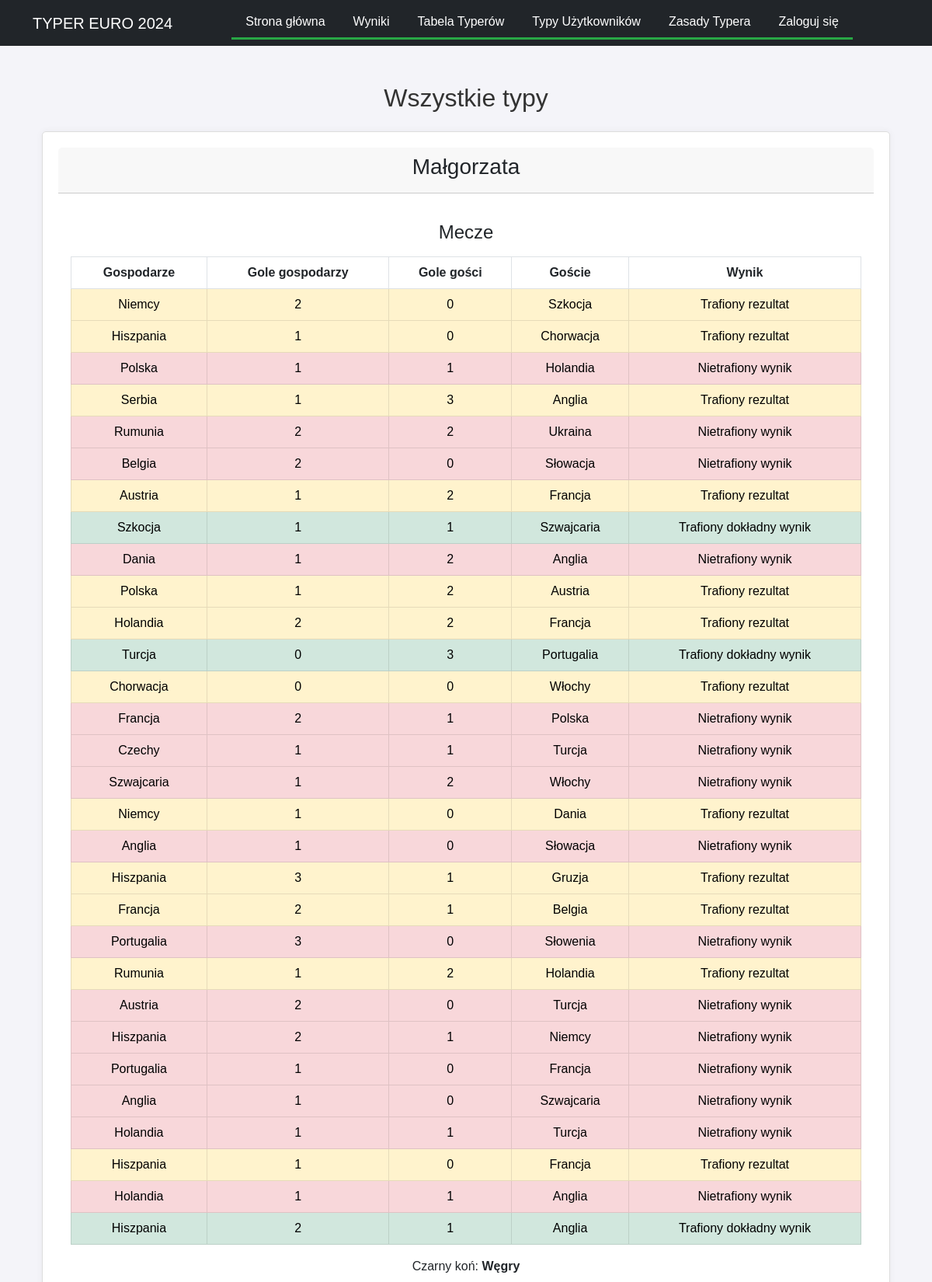
/user-predictions/ (upper part), run on the app's committed database.
### contest/models.py (models this page shows, shortened)
class Article(models.Model):
    title = models.CharField(max_length=200)
    slug = models.SlugField(max_length=200, unique=True, blank=True)
    content = models.TextField()
    author = models.ForeignKey(User, on_delete=models.CASCADE)
    created_at = models.DateTimeField(auto_now_add=True)
    updated_at = models.DateTimeField(auto_now=True)

class Bet(models.Model):
    STATUS_CHOICES = [
        (0, 'Pending'),
        (1, 'Wrong'),
        (2, 'Good'),
        (3, 'Exact'),
    ]
    user = models.ForeignKey(User, on_delete=models.CASCADE)
    match = models.ForeignKey(Match, on_delete=models.CASCADE)
    home_team_score = models.IntegerField()
    away_team_score = models.IntegerField()
    status = models.IntegerField(choices=STATUS_CHOICES, default=0)
    created_at = models.DateTimeField(auto_now_add=True)
    updated_at = models.DateTimeField(auto_now=True)

class Match(models.Model):
    group = models.CharField(max_length=2)
    home_team = models.CharField(max_length=100)
    away_team = models.CharField(max_length=100)
    date = models.DateTimeField()
    place = models.CharField(max_length=100)
    actual_home_team_score = models.IntegerField(null=True, blank=True, default=0)
    actual_away_team_score = models.IntegerField(null=True, blank=True, default=0)
    final_score = models.BooleanField(default=False)

class UnderdogSelection(models.Model):
    team = models.CharField(max_length=50)
    user = models.OneToOneField(User, on_delete=models.CASCADE)
    confirmed = models.BooleanField(default=False)

### contest/views.py (the view)
# urls.py: path('user-predictions/', views.user_predictions, name='user_predictions'),
def user_predictions(request):
    users = User.objects.filter(is_superuser=False)
    user_data = []
    for user in users:
        bets = Bet.objects.filter(user=user).select_related('match')
        underdog = UnderdogSelection.objects.filter(user=user).first()
        top_scorer = TopScorerSelection.objects.filter(user=user).first()
        tournament_winner = TournamentWinnerSelection.objects.filter(user=user).first()
        user_data.append({
            'user': user,
            'bets': bets,
            'underdog': underdog,
            'top_scorer': top_scorer,
            'tournament_winner': tournament_winner,
        })
    context = {
        'user_data': user_data,
        'matches': Match.objects.all(),
        'actual_results': ActualResults.objects.all(),
    }
    return render(request, 'user_predictions.html', context)

### contest/models.py (called while the page is built)
    def __str__(self):
        return self.name

### contest/templatetags/article_tags.py (called while the page is built)
@register.simple_tag
def get_articles():
    return Article.objects.all()

### contest/templates/user_predictions.html (shortened to what this page needs)
{% extends 'base.html' %}
{% block content %}
<div class="container-fluid container-lg mt-4">
    <h2 class="mb-4">Wszystkie typy</h2>
    <div class="user-predictions">
        {% for data in user_data %}
        <div class="card mb-4">
            <div class="card-header">
                <h3 class="card-title">{{ data.user.username }}</h3>
            </div>
            <div class="card-body mt-4">
                <h4 class="card-subtitle mb-3">Mecze</h4>
                <div class="table-responsive">
                    <table class="table table-bordered table-hover prediction-table">
                        <thead class="thead-dark">
                            <tr>
                                <th>Gospodarze</th>
                                <th>Gole gospodarzy</th>
                                <th>Gole gości</th>
                                <th>Goście</th>
                                <th>Wynik</th>
                            </tr>
                        </thead>
                        <tbody>
                            {% for bet in data.bets %}
                            <tr class="
                                {% if bet.status == 1 %}
                                    table-danger
                                {% elif bet.status == 2 %}
                                    table-warning
                                {% elif bet.status == 3 %}
                                    table-success
                                {% endif %}
                            ">
                                <td>{{ bet.match.home_team }}</td>
                                <td>{{ bet.home_team_score }}</td>
                                <td>{{ bet.away_team_score }}</td>
                                <td>{{ bet.match.away_team }}</td>
                                <td>
                                    {% if bet.status == 1 %}
                                    Nietrafiony wynik
                                    {% elif bet.status == 2 %}
                                    Trafiony rezultat
                                    {% elif bet.status == 3 %}
                                    Trafiony dokładny wynik
                                    {% else %}
                                    -
                                    {% endif %}
                                </td>
                            </tr>
                            {% endfor %}
                        </tbody>
                    </table>
                </div>
                <p class="mt-3">Czarny koń:
                    {% if data.underdog %}
                    <span><strong>{{ data.underdog.team }}</strong></span>
                    {% else %}
                    <span><strong>Brak wyboru</strong></span>
                    {% endif %}
                </p>
            </div>
        </div>
        {% endfor %}
    </div>
</div>
{% endblock %}

### contest/templates/base.html (shortened to what this page needs)
{% load static %}
{% load article_tags %}
<!DOCTYPE html>
<html lang="pl">
<head>
    <link href="https://cdn.jsdelivr.net/npm/bootstrap@5.3.0/dist/css/bootstrap.min.css" rel="stylesheet">
    <link rel="stylesheet" type="text/css" href="{% static 'css/styles.css' %}">
    <link rel="stylesheet" href="https://cdnjs.cloudflare.com/ajax/libs/font-awesome/6.0.0-beta3/css/all.min.css">
</head>
<body>
<nav class="navbar navbar-expand-lg navbar-dark bg-dark">
    <div class="container bg-dark border-0">
        <a class="navbar-brand" href="{% url 'home' %}">TYPER EURO 2024</a>
        <div class="collapse navbar-collapse justify-content-center" id="navbarNav">
            <ul class="navbar-nav bg-dark flex-wrap">
                <li class="nav-item">
                    <a class="nav-link" href="{% url 'home' %}">Strona główna</a>
                </li>
                <li class="nav-item">
                    <a class="nav-link" href="{% url 'results' %}">Wyniki</a>
                </li>
                <li class="nav-item">
                    <a class="nav-link" href="{% url 'leaderboard' %}">Tabela Typerów</a>
                </li>
                <li class="nav-item">
                    <a class="nav-link" href="{% url 'user_predictions' %}">Typy Użytkowników</a>
                </li>
                {% get_articles as articles %}
                {% for article in articles %}
                <li class="nav-item">
                    <a class="nav-link" href="{% url 'view_article' article.slug %}">{{ article.title }}</a>
                </li>
                {% endfor %}
                {% if user.is_authenticated %}
                {% if not user.is_superuser %}
                <li class="nav-item">
                    <a class="nav-link" href="{% url 'betting' %}">Typuj spotkania</a>
                </li>
                {% endif %}
                {% if user.is_superuser %}
                <li class="nav-item">
                    <a class="nav-link" href="{% url 'create_user' %}">Create User</a>
                </li>
                <li class="nav-item">
                    <a class="nav-link" href="{% url 'create_match' %}">Create Match</a>
                </li>
                <li class="nav-item">
                    <a class="nav-link" href="{% url 'edit_points' %}">Edit Points</a>
                </li>
                <li class="nav-item">
                    <a class="nav-link" href="{% url 'user_list' %}">User List</a>
                </li>
                <li class="nav-item">
                    <a class="nav-link" href="{% url 'article_list' %}">Articles</a>
                </li>
                <li class="nav-item">
                    <a class="nav-link" href="{% url 'actual_results' %}">Actual Results</a>
                </li>
                <li class="nav-item">
                    <a class="nav-link" href="{% url 'edit_bet_status' %}">Edit Bet Statuses</a>
                </li>
                {% endif %}
                <li class="nav-item">
                    <a class="nav-link" href="{% url 'profile' %}">Profil</a>
                </li>
                <li class="nav-item">
                    <a class="nav-link" href="#" id="logout-link"
                       onclick="document.getElementById('logout-form').submit(); return false;">Wyloguj się</a>
                    <form id="logout-form" method="post" action="{% url 'logout' %}" style="display: none;">
                        {% csrf_token %}
                    </form>
                </li>
                {% else %}
                <li class="nav-item">
                    <a class="nav-link" href="{% url 'login' %}">Zaloguj się</a>
                </li>
                {% endif %}
            </ul>
        </div>
    </div>
</nav>
<div class="container-fluid container-lg mt-5">
    {% block content %}{% endblock %}
</div>
</body>
</html>

### static/css/styles.css (style rules this page uses)
body { font-family: Arial, sans-serif; margin: 0; padding: 0; background-color: #f4f4f9; }
nav ul { list-style-type: none; padding: 0; margin: 0; background-color: #343a40; display: flex; justify-content: center; border-bottom: 3px solid #28a745; }
nav ul li { margin: 0; }
nav ul li a { display: block; color: white; text-align: center; padding: 15px 20px; text-decoration: none; transition: background-color 0.3s; }
h1, h2 { text-align: center; color: #333; margin-top: 20px; margin-bottom: 10px; }
.card { padding: 20px; margin-bottom: 20px; border: 1px solid #ddd; background-color: #fff; border-radius: 5px; box-shadow: 0 0 10px rgba(0, 0, 0, 0.05); text-align: center; }
ul { padding: 0; list-style-type: none; text-align: center; }
ul li { margin-bottom: 10px; }
.table { margin: 0 auto; text-align: center; }
.table tr { text-align: center; }
.navbar-nav .nav-item { margin-left: 10px; margin-right: 10px; }
.navbar-nav .nav-link { color: white !important; }

### data on the page
Article: title "Zasady Typera"
Bet: match.home_team "Niemcy", home_team_score "2", away_team_score "0", match.away_team "Szkocja", status "Trafiony rezultat"
Bet: match.home_team "Hiszpania", home_team_score "1", away_team_score "0", match.away_team "Chorwacja", status "Trafiony rezultat"
Bet: match.home_team "Polska", home_team_score "1", away_team_score "1", match.away_team "Holandia", status "Nietrafiony wynik"
Bet: match.home_team "Serbia", home_team_score "1", away_team_score "3", match.away_team "Anglia", status "Trafiony rezultat"
Bet: match.home_team "Rumunia", home_team_score "2", away_team_score "2", match.away_team "Ukraina", status "Nietrafiony wynik"
Bet: match.home_team "Belgia", home_team_score "2", away_team_score "0", match.away_team "Słowacja", status "Nietrafiony wynik"
Bet: match.home_team "Austria", home_team_score "1", away_team_score "2", match.away_team "Francja", status "Trafiony rezultat"
Bet: match.home_team "Szkocja", home_team_score "1", away_team_score "1", match.away_team "Szwajcaria", status "Trafiony dokładny wynik"
Bet: match.home_team "Dania", home_team_score "1", away_team_score "2", match.away_team "Anglia", status "Nietrafiony wynik"
Bet: match.home_team "Polska", home_team_score "1", away_team_score "2", match.away_team "Austria", status "Trafiony rezultat"
Bet: match.home_team "Holandia", home_team_score "2", away_team_score "2", match.away_team "Francja", status "Trafiony rezultat"
Bet: match.home_team "Turcja", home_team_score "0", away_team_score "3", match.away_team "Portugalia", status "Trafiony dokładny wynik"
Bet: match.home_team "Chorwacja", home_team_score "0", away_team_score "0", match.away_team "Włochy", status "Trafiony rezultat"
Bet: match.home_team "Francja", home_team_score "2", away_team_score "1", match.away_team "Polska", status "Nietrafiony wynik"
Bet: match.home_team "Czechy", home_team_score "1", away_team_score "1", match.away_team "Turcja", status "Nietrafiony wynik"
Bet: match.home_team "Szwajcaria", home_team_score "1", away_team_score "2", match.away_team "Włochy", status "Nietrafiony wynik"
Bet: match.home_team "Niemcy", home_team_score "1", away_team_score "0", match.away_team "Dania", status "Trafiony rezultat"
Bet: match.home_team "Anglia", home_team_score "1", away_team_score "0", match.away_team "Słowacja", status "Nietrafiony wynik"
Bet: match.home_team "Hiszpania", home_team_score "3", away_team_score "1", match.away_team "Gruzja", status "Trafiony rezultat"
Bet: match.home_team "Francja", home_team_score "2", away_team_score "1", match.away_team "Belgia", status "Trafiony rezultat"
Bet: match.home_team "Portugalia", home_team_score "3", away_team_score "0", match.away_team "Słowenia", status "Nietrafiony wynik"
Bet: match.home_team "Rumunia", home_team_score "1", away_team_score "2", match.away_team "Holandia", status "Trafiony rezultat"
Bet: match.home_team "Austria", home_team_score "2", away_team_score "0", match.away_team "Turcja", status "Nietrafiony wynik"
Bet: match.home_team "Hiszpania", home_team_score "2", away_team_score "1", match.away_team "Niemcy", status "Nietrafiony wynik"
Bet: match.home_team "Portugalia", home_team_score "1", away_team_score "0", match.away_team "Francja", status "Nietrafiony wynik"
Bet: match.home_team "Anglia", home_team_score "1", away_team_score "0", match.away_team "Szwajcaria", status "Nietrafiony wynik"
Bet: match.home_team "Holandia", home_team_score "1", away_team_score "1", match.away_team "Turcja", status "Nietrafiony wynik"
Bet: match.home_team "Hiszpania", home_team_score "1", away_team_score "0", match.away_team "Francja", status "Trafiony rezultat"
Bet: match.home_team "Holandia", home_team_score "1", away_team_score "1", match.away_team "Anglia", status "Nietrafiony wynik"
Bet: match.home_team "Hiszpania", home_team_score "2", away_team_score "1", match.away_team "Anglia", status "Trafiony dokładny wynik"

### other printed values
{{ data.user.username }} "Małgorzata"
{{ data.underdog.team }} "Węgry"
